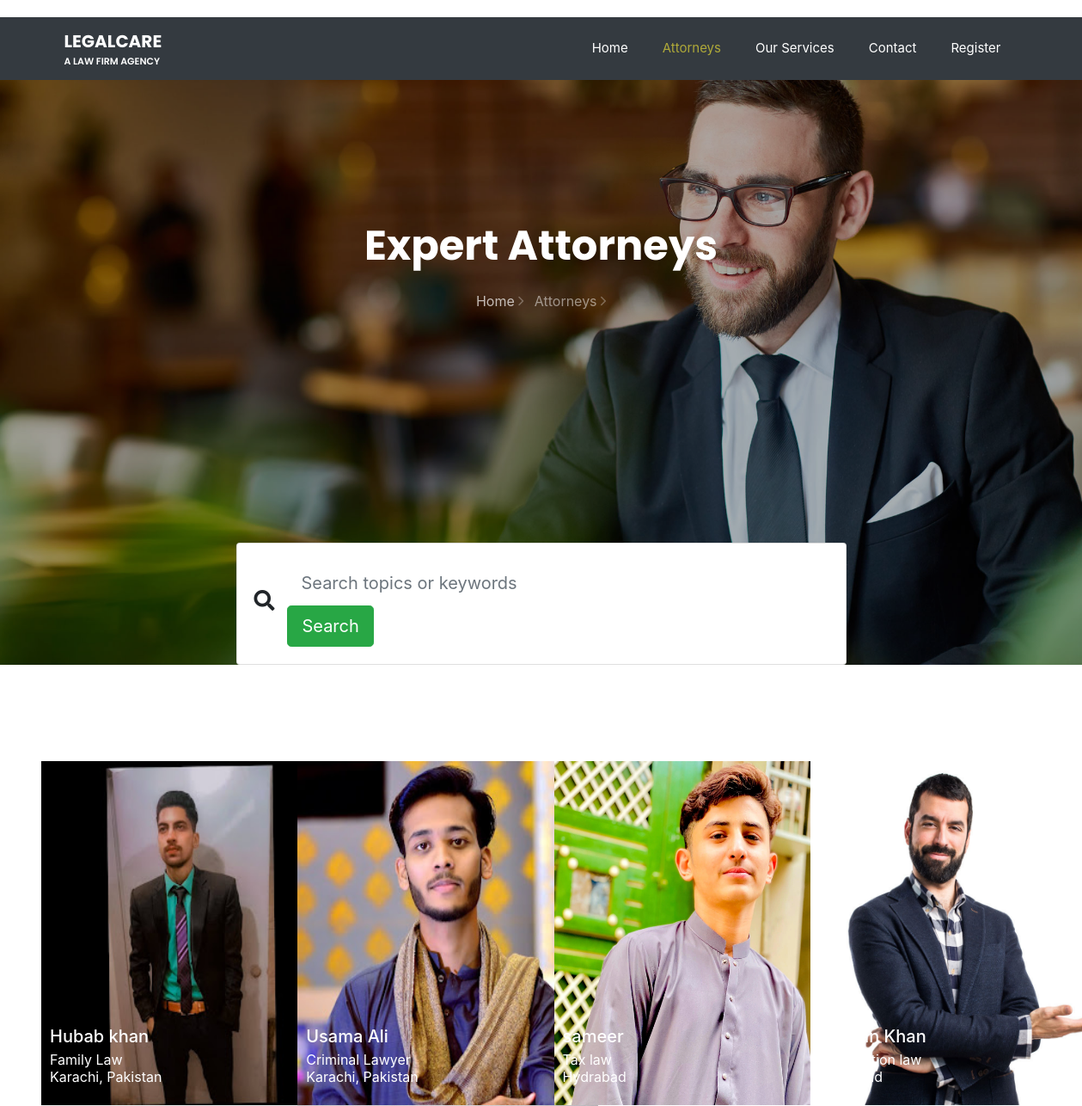
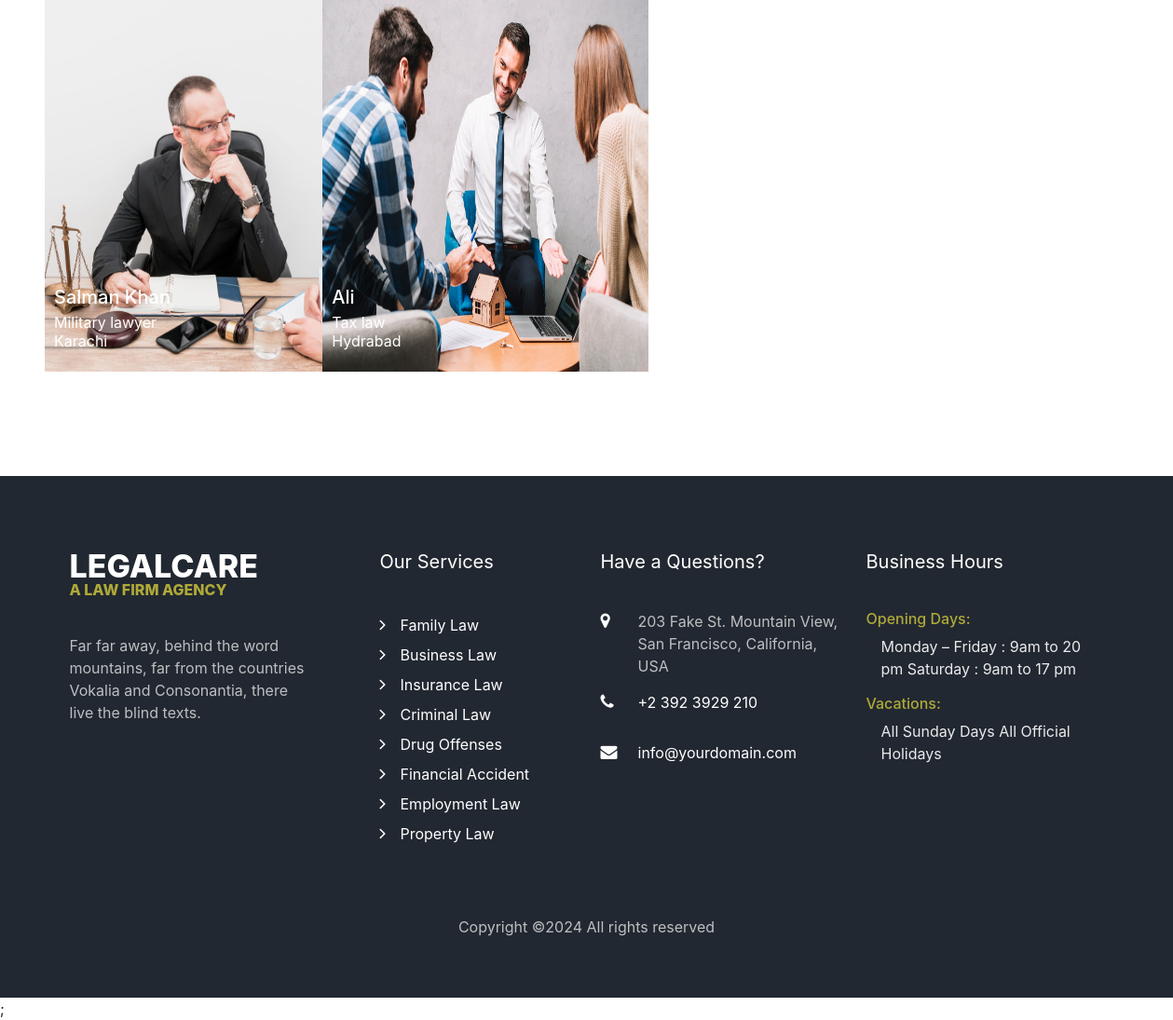
Screenshot of /frontend/attorneys.php with the database file from the repository (2 pictures, top to bottom).
### tables this page shows
CREATE TABLE `registration` (
  `user_id` int(11) NOT NULL,
  `username` varchar(255) NOT NULL,
  `email` varchar(255) NOT NULL,
  `password` varchar(255) NOT NULL,
  `qualification` varchar(255) NOT NULL,
  `address` varchar(255) NOT NULL,
  `category` varchar(255) NOT NULL,
  `dob` varchar(255) NOT NULL,
  `ph_no` varchar(255) NOT NULL,
  `lawyer_photograph` varchar(255) NOT NULL,
  `role_id` int(11) NOT NULL,
  `approval_status` enum('pending','approved','rejected') DEFAULT 'pending'
);

### frontend/attorneys.php (the view, shortened to what this page needs)
<!DOCTYPE html>
<html lang="en">
  <head>
    <link rel="stylesheet" href="css/open-iconic-bootstrap.min.css">
    <link rel="stylesheet" href="css/animate.css">
    <link rel="stylesheet" href="css/owl.carousel.min.css">
    <link rel="stylesheet" href="css/owl.theme.default.min.css">
    <link rel="stylesheet" href="css/magnific-popup.css">
    <link rel="stylesheet" href="css/aos.css">
    <link rel="stylesheet" href="css/ionicons.min.css">
    <link rel="stylesheet" href="css/flaticon.css">
    <link rel="stylesheet" href="css/icomoon.css">
    <link rel="stylesheet" href="css/style.css">
    <link rel="stylesheet" href="https://stackpath.bootstrapcdn.com/bootstrap/4.1.3/css/bootstrap.min.css">
    <link rel="stylesheet" href="https://use.fontawesome.com/releases/v5.5.0/css/all.css">
    <link rel="stylesheet" href="https://use.fontawesome.com/releases/v5.1.0/css/all.css">
  </head>
  <body>
  <?php
if(isset($_SESSION['uId'])){?>
   <nav class="navbar px-md-0 navbar-expand-lg navbar-dark ftco_navbar bg-dark ftco-navbar-light" id="ftco-navbar">
	    <div class="container">
	      <a class="navbar-brand" href="index.html">Legalcare <span>A Law Firm Agency</span></a>
	      <button class="navbar-toggler" type="button" data-toggle="collapse" data-target="#ftco-nav" aria-controls="ftco-nav" aria-expanded="false" aria-label="Toggle navigation">
	        <span class="oi oi-menu"></span> Menu
	      </button>
	      <div class="collapse navbar-collapse" id="ftco-nav">
	        <ul class="navbar-nav ml-auto">
	          <li class="nav-item"><a href="index1.php" class="nav-link">Home</a></li>
	          <li class="nav-item active"><a href="attorneys.php" class="nav-link">Attorneys</a></li>
	          <li class="nav-item"><a href="services.php" class="nav-link">Our Services</a></li>
	          <li class="nav-item"><a href="contact.php" class="nav-link">Contact</a></li>
	          <li class="nav-item "><a href="logout.php" class="nav-link">Logout</a></li>
	        </ul>
	      </div>
	    </div>
	  </nav>
      <section class="hero-wrap hero-wrap-2" style="background-image: url('images/bg_1.jpg');" data-stellar-background-ratio="0.5">
      <div class="overlay"></div>
      <div class="container">
        <div class="row no-gutters slider-text align-items-end justify-content-center">
          <div class="col-md-9 ftco-animate pb-5 text-center">
            <h1 class="mb-3 bread">Expert Attorneys</h1>
            <p class="breadcrumbs"><span class="mr-2"><a href="index1.php">Home <i class="ion-ios-arrow-forward"></i></a></span> <span>Attorneys <i class="ion-ios-arrow-forward"></i></span></p>
          </div>
          <div class="container con2">
    <br/>
	<div class="row justify-content-center">
                        <div class="col-12 col-md-10 col-lg-8">
                            <form class="card card-sm" method="post">
                                <div class="card-body row no-gutters align-items-center">
                                    <div class="col-auto">
                                        <i class="fas fa-search h4 text-body"></i>
                                    </div>
                                    <div class="col">
                                        <input class="form-control form-control-lg form-control-borderless" type="search" placeholder="Search topics or keywords" name="search">
                                    </div>
                                    <div class="col-auto">
                                        <button class="btn btn-lg btn-success" type="submit" name="btn">Search</button>
                                    </div>
</form>
        </div>
      </div>
          <div>
    </section>
    <section class="ftco-section">
    	<div class="container-fluid px-md-5">
        <div class="row">
        <?php
                include "../admin/db.php";
  if(isset($_POST["btn"])){
    $search=$_POST['search'];
$search2="SELECT * from  registration where username LIKE'%$search%' || address LIKE'%$search%' || category LIKE'%$search%' ";
 $result2=mysqli_query($conn,$search2);
while($fetch=mysqli_fetch_array($result2)){
    echo '
             <div class="col-lg-3 col-sm-6">
             <div style="position: relative; display: inline-block;">
             <a href="profiles.php?user_id='.$fetch['user_id'].'">
      <img src="../admin/uploads-images/'.$fetch['lawyer_photograph'].'" alt="description" width="350px" height="400px"></a>
       <h5 style="position: absolute; bottom: 60px; left: 10px; color: white;">'.$fetch['username'].'</h5>
       <p style="position: absolute; bottom: 25px; left: 10px; color: white;">'.$fetch['category'].'</p>
       <p style="position: absolute; bottom: 5px; left: 10px; color: white;">'.$fetch['address'].'</p>
       </div>
       </div>
            ';
          }}
          else{
          $select = mysqli_query($conn,"SELECT * FROM registration WHERE role_id =2") or die('query failed');
          while($fetch=mysqli_fetch_array($select)){
            echo '
            <div class="col-lg-3 col-sm-6">
             <div style="position: relative; display: inline-block;">
             <a href="profiles.php?user_id='.$fetch['user_id'].'">
  <img src="../admin/uploads-images/'.$fetch['lawyer_photograph'].'" alt="description" width="350px" height="400px"></a>
  <h5 style="position: absolute; bottom: 60px; left: 10px; color: white;">'.$fetch['username'].'</h5>
  <p style="position: absolute; bottom: 25px; left: 10px; color: white;">'.$fetch['category'].'</p>
  <p style="position: absolute; bottom: 5px; left: 10px; color: white;">'.$fetch['address'].'</p>
</div>
</div>
              ';
          }}
          ?>
        	</div>
</div>
</section>
<?php }
else{?>
    	  <nav class="navbar px-md-0 navbar-expand-lg navbar-dark ftco_navbar bg-dark ftco-navbar-light" id="ftco-navbar">
          <div class="container">
            <a class="navbar-brand" href="index1.php">Legalcare <span>A Law Firm Agency</span></a>
            <div class="collapse navbar-collapse" id="ftco-nav">
              <ul class="navbar-nav ml-auto">
                <li class="nav-item "><a href="index1.php" class="nav-link">Home</a></li>
                <li class="nav-item active"><a href="attorneys.php" class="nav-link">Attorneys</a></li>
                <li class="nav-item"><a href="services.php" class="nav-link">Our Services</a></li>
                <li class="nav-item"><a href="contact.php" class="nav-link">Contact</a></li>
                <li class="nav-item "><a href="Register.php" class="nav-link">Register </a></li>
              </ul>
            </div>
          </div>
        </nav>
        <section class="hero-wrap hero-wrap-2" style="background-image: url('images/bg_1.jpg');" data-stellar-background-ratio="0.5">
      <div class="overlay"></div>
      <div class="container">
        <div class="row no-gutters slider-text align-items-end justify-content-center">
          <div class="col-md-9 ftco-animate pb-5 text-center">
            <h1 class="mb-3 bread">Expert Attorneys</h1>
            <p class="breadcrumbs"><span class="mr-2"><a href="index.html">Home <i class="ion-ios-arrow-forward"></i></a></span> <span>Attorneys <i class="ion-ios-arrow-forward"></i></span></p>
          </div>
          <div class="container">
    <br/>
	<div class="row justify-content-center">
                        <div class="col-12 col-md-10 col-lg-8">
                            <form class="card card-sm" method="post">
                                <div class="card-body row no-gutters align-items-center">
                                    <div class="col-auto">
                                        <i class="fas fa-search h4 text-body"></i>
                                    </div>
                                    <end of col-->
                                    <div class="col">
                                        <input class="form-control form-control-lg form-control-borderless" type="search" placeholder="Search topics or keywords" name="search">
                                    </div>
                                    <div class="col-auto">
                                        <button class="btn btn-lg btn-success" type="submit" name="btn">Search</button>
                                    </div>
        </div>
</form>
      </div>
        </div>
      </div>
    </section>
    <section class="ftco-section">
    	<div class="container-fluid px-md-5">
        <div class="row">
        <?php
                include "../admin/db.php";
  if(isset($_POST["btn"])){
    $search=$_POST['search'];
$search2="SELECT * from  registration where username LIKE'%$search%' || address LIKE'%$search%' || category LIKE'%$search%' ";
 $result2=mysqli_query($conn,$search2);
while($fetch=mysqli_fetch_array($result2)){
    echo '
        	<div class="col-lg-3 col-sm-6">
             <div style="position: relative; display: inline-block;">
             <a href="profiles.php?user_id='.$fetch['user_id'].'">
  <img src="../admin/uploads-images/'.$fetch['lawyer_photograph'].'" alt="description" width="350px" height="400px"></a>
  <h5 style="position: absolute; bottom: 60px; left: 10px; color: white;">'.$fetch['username'].'</h5>
  <p style="position: absolute; bottom: 25px; left: 10px; color: white;">'.$fetch['category'].'</p>
  <p style="position: absolute; bottom: 5px; left: 10px; color: white;">'.$fetch['address'].'</p>
</div>
</div>
            ';
          }}
          else{
          $select = mysqli_query($conn,"SELECT * FROM registration WHERE role_id =2") or die('query failed');
          while($fetch=mysqli_fetch_array($select)){
            echo '
            <div class="col-lg-3 col-sm-6">
             <div style="position: relative; display: inline-block;">
             <a href="profiles.php?user_id='.$fetch['user_id'].'">
  <img src="../admin/uploads-images/'.$fetch['lawyer_photograph'].'" alt="description" width="350px" height="400px"></a>
  <h5 style="position: absolute; bottom: 60px; left: 10px; color: white;">'.$fetch['username'].'</h5>
  <p style="position: absolute; bottom: 25px; left: 10px; color: white;">'.$fetch['category'].'</p>
  <p style="position: absolute; bottom: 5px; left: 10px; color: white;">'.$fetch['address'].'</p>
</div>
</div>
            ';
          }}
          ?>
        	</div>
</div>
</section>
<?php
}?>
 <footer class="ftco-footer ftco-bg-dark ftco-section">
      <div class="container">
        <div class="row mb-5">
          <div class="col-md">
            <div class="ftco-footer-widget mb-4">
              <h2 class="logo"><a href="#">Legalcare <span>A Law Firm Agency</span></a></h2>
              <p>Far far away, behind the word mountains, far from the countries Vokalia and Consonantia, there live the blind texts.</p>
              <ul class="ftco-footer-social list-unstyled float-md-left float-lft mt-5">
              </ul>
            </div>
          </div>
          <div class="col-md">
            <div class="ftco-footer-widget mb-4 ml-md-5">
              <h2 class="ftco-heading-2">Our Services</h2>
              <ul class="list-unstyled">
                <li><a href="familylaw.php" class="py-1 d-block"><span class="ion-ios-arrow-forward mr-3"></span>Family Law</a></li>
                <li><a href="bus.php" class="py-1 d-block"><span class="ion-ios-arrow-forward mr-3"></span>Business Law</a></li>
                <li><a href="ins.php" class="py-1 d-block"><span class="ion-ios-arrow-forward mr-3"></span>Insurance Law</a></li>
                <li><a href="crim.php" class="py-1 d-block"><span class="ion-ios-arrow-forward mr-3"></span>Criminal Law</a></li>
                <li><a href="drug.php" class="py-1 d-block"><span class="ion-ios-arrow-forward mr-3"></span>Drug Offenses</a></li>
                <li><a href="fin.php" class="py-1 d-block"><span class="ion-ios-arrow-forward mr-3"></span>Financial Accident</a></li>
                <li><a href="emp.php" class="py-1 d-block"><span class="ion-ios-arrow-forward mr-3"></span>Employment Law</a></li>
                <li><a href="prop.php" class="py-1 d-block"><span class="ion-ios-arrow-forward mr-3"></span>Property Law</a></li>
              </ul>
            </div>
          </div>
          <div class="col-md">
            <div class="ftco-footer-widget mb-4">
            	<h2 class="ftco-heading-2">Have a Questions?</h2>
            	<div class="block-23 mb-3">
	              <ul>
	                <li><span class="icon icon-map-marker"></span><span class="text">203 Fake St. Mountain View, San Francisco, California, USA</span></li>
	                <li><a href="#"><span class="icon icon-phone"></span><span class="text">+2 392 3929 210</span></a></li>
	                <li><a href="#"><span class="icon icon-envelope"></span><span class="text">info@yourdomain.com</span></a></li>
	              </ul>
	            </div>
            </div>
          </div>
          <div class="col-md">
             <div class="ftco-footer-widget mb-4">
              <h2 class="ftco-heading-2">Business Hours</h2>
              <div class="opening-hours">
              	<h4>Opening Days:</h4>
              	<p class="pl-3">
              		<span>Monday – Friday : 9am to 20 pm</span>
              		<span>Saturday : 9am to 17 pm</span>
              	</p>
              	<h4>Vacations:</h4>
              	<p class="pl-3">
              		<span>All Sunday Days</span>
              		<span>All Official Holidays</span>
              	</p>
              </div>
            </div>
          </div>
        </div>
        <div class="row">
          <div class="col-md-12 text-center">
<p>  Copyright &copy;<script>document.write(new Date().getFullYear());</script> All rights reserved</p>
          </div>
        </div>
      </div>
    </footer>
  </body>;
</html>

### frontend/css/icomoon.css (style rules this page uses)
[class^="icon-"], [class*=" icon-"] { font-family: 'icomoon' !important; speak: none; font-style: normal; font-weight: normal; font-variant: normal; text-transform: none; line-height: 1; -webkit-font-smoothing: antialiased; -moz-osx-font-smoothing: grayscale; }
.icon-map-marker:before { content: "\f041"; }
.icon-phone:before { content: "\f095"; }
.icon-envelope:before { content: "\f0e0"; }

### frontend/attorneys.php (style rules this page uses)
.form-control-borderless { border: none; }

### rows the page displays
registration: lawyer_photograph (picture), username "Hubab khan", category "Family Law", address "Karachi, Pakistan"
registration: lawyer_photograph (picture), username "Usama Ali", category "Criminal Lawyer", address "Karachi, Pakistan"
registration: lawyer_photograph (picture), username "sameer", category "Tax law", address "Hydrabad"
registration: lawyer_photograph (picture), username "Salman Khan", category "Immigration law", address "Hydrabad"
registration: lawyer_photograph (picture), username "Salman Khan", category "Military lawyer", address "Karachi"
registration: lawyer_photograph (picture), username "Ali", category "Tax law", address "Hydrabad"
